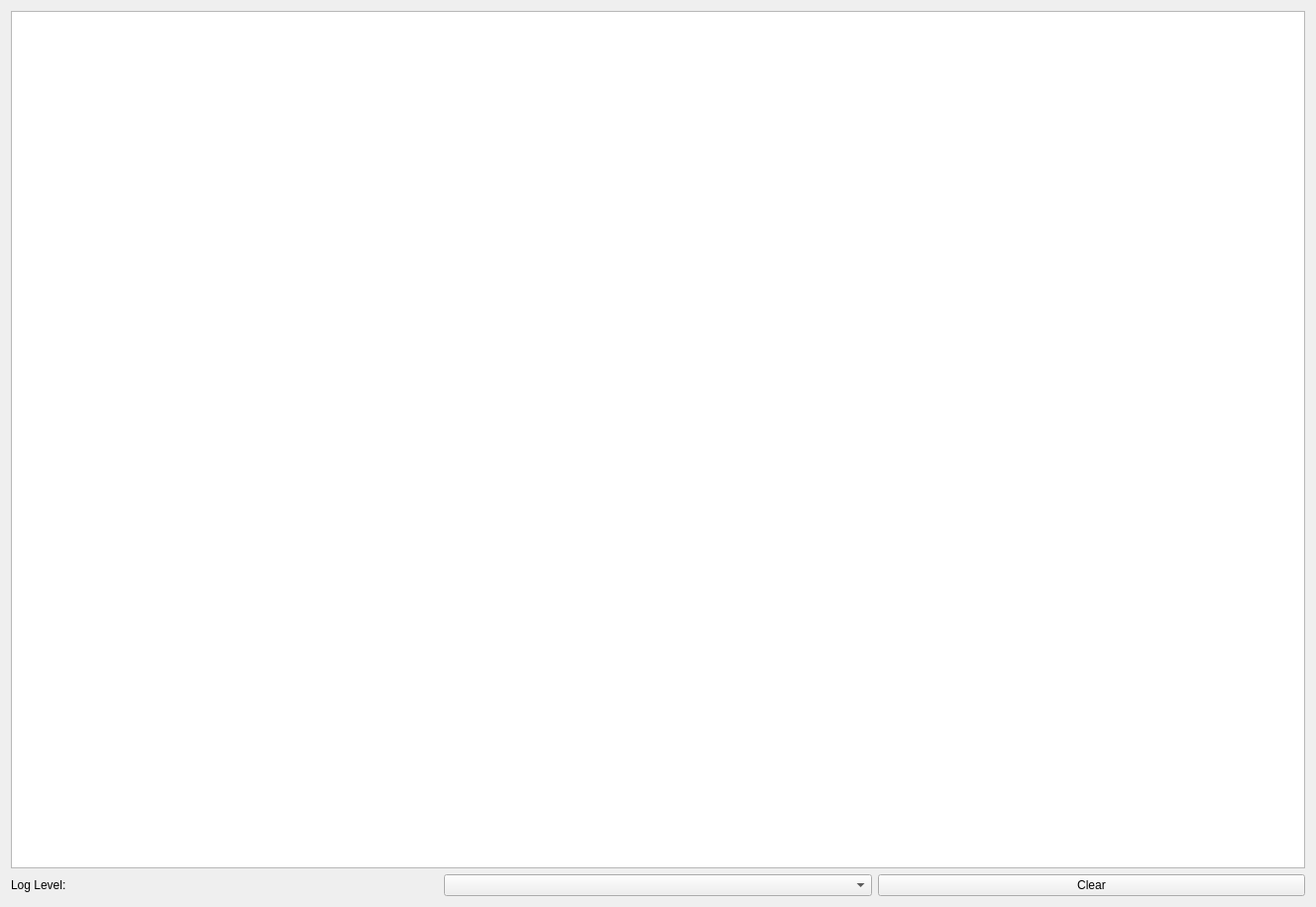
<?xml version="1.0" encoding="UTF-8"?>
<ui version="4.0">
 <class>OpenRGBLogConsolePage</class>
 <widget class="QFrame" name="OpenRGBLogConsolePage">
  <property name="geometry">
   <rect>
    <x>0</x>
    <y>0</y>
    <width>1328</width>
    <height>915</height>
   </rect>
  </property>
  <property name="windowTitle">
   <string notr="true">Log Console Page</string>
  </property>
  <layout class="QGridLayout" name="gridLayout">
   <item row="0" column="0" colspan="3">
    <widget class="QTextEdit" name="TextEditLog">
     <property name="font">
      <font>
       <family>Monospace</family>
      </font>
     </property>
    </widget>
   </item>
   <item row="1" column="1">
    <widget class="QComboBox" name="ComboBoxLogLevel"/>
   </item>
   <item row="1" column="2">
    <widget class="QPushButton" name="ButtonClear">
     <property name="text">
      <string>Clear</string>
     </property>
    </widget>
   </item>
   <item row="1" column="0">
    <widget class="QLabel" name="LabelLogLevel">
     <property name="text">
      <string>Log Level:</string>
     </property>
    </widget>
   </item>
  </layout>
 </widget>
 <resources/>
 <connections/>
</ui>
